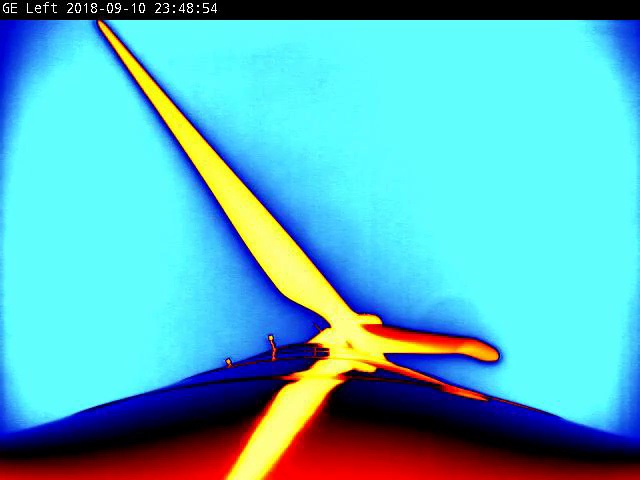
#> input picture frames/clear_background/bats/close/bat_112309/frame55.jpg, 640 x 480 px, found by its file name
$ python edge_detection.py
#> lines starting #> are read from the running program, lines starting #| are printed output that depends on the picture; after the words box and inside, x2 and y2 are one past the last pixel; in counts of white or black regions, pixels touching at a corner belong together
# Import useful libraries
import cv2
import numpy as np
import matplotlib.pyplot as plt

cv2.destroyAllWindows()

img1 = cv2.imread('/Users/icunitz/Desktop/bat_detection/frames/clear_background/bats/close/2016-07-30_014634/frame55.jpg')
#> img1 is the input picture: shape (480, 640, 3); mean B, G, R 191.3, 179.6, 88.3
img1_gray = cv2.cvtColor(img1, cv2.COLOR_BGR2GRAY)
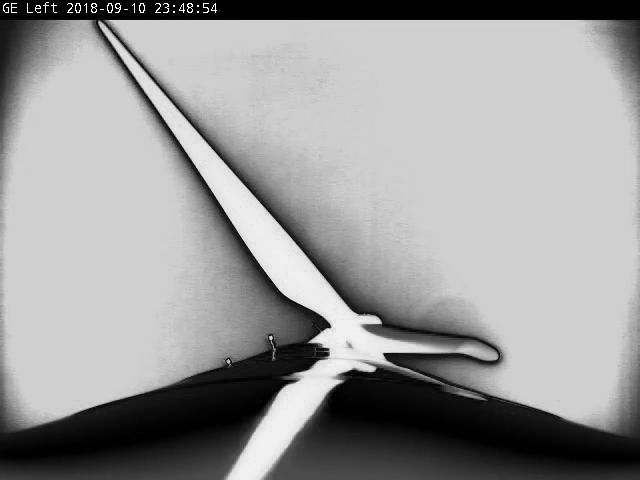
#> img1_gray: shape (480, 640); min 0, max 255, mean 153.8
ret, thresh = cv2.threshold(img1_gray, 90, 255, cv2.THRESH_BINARY_INV)
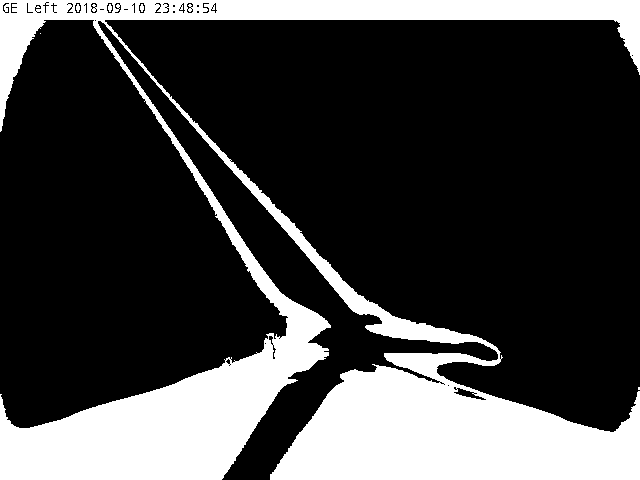
#> thresh: shape (480, 640); 25.4% white; 6 white regions (2 under 20 px)
contours, hierarchy = cv2.findContours(thresh, cv2.RETR_TREE, cv2.CHAIN_APPROX_SIMPLE)
#> contours = 71 contours, 43 with area under 20; largest, box (x1, y1, x2, y2) and area: (0, 0, 640, 480) 75950, (453, 387, 487, 401) 165, (138, 2, 146, 14) 65, (106, 2, 114, 14) 65, (74, 2, 82, 14) 65

# Set up variables for click event 1
drawLine1 = False
points_ = []

# Define mouse callback function (click event 1)
def click_event1(event, x, y, flags, param):
        global points_, drawLine1
        if event == cv2.EVENT_LBUTTONDOWN:
                drawLine1 = True
                points_.append((x, y))
        if event == cv2.EVENT_LBUTTONUP:
                if drawLine1:
                        drawLine1 = False
                        points_.append((x, y))

# Define FFT function
def takedft(img_name):
        dft = cv2.dft(np.float32(img_name), flags = cv2.DFT_COMPLEX_OUTPUT)
        dft_shift = np.fft.fftshift(dft)
        magnitude_spectrum = np.log(cv2.magnitude(dft_shift[:, :, 0], dft_shift[:, :, 1]))
        return dft, dft_shift, magnitude_spectrum

rows, cols = img1_gray.shape
#> rows = 480; cols = 640
crow, ccol = int(rows/2) , int(cols/2)
#> crow = 240; ccol = 320
thresh_contours = cv2.drawContours(thresh, contours, -1, (0, 0, 255), 3)
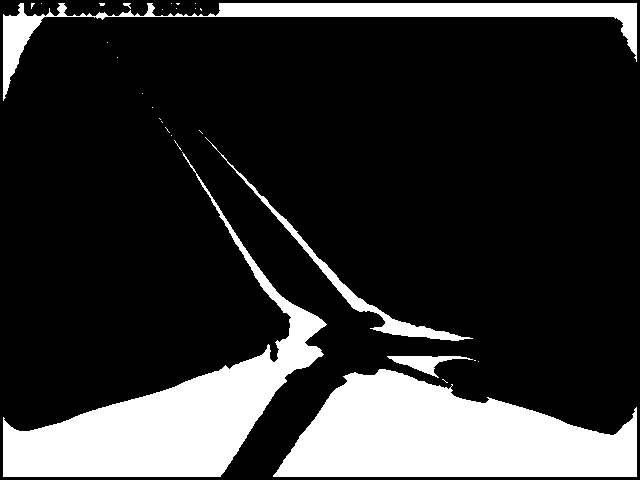
#> thresh_contours: shape (480, 640); 19.8% white; 29 white regions (23 under 20 px), largest, box (x1, y1, x2, y2) and area: (273, 369, 637, 477) 25950, (3, 152, 327, 477) 23168, (3, 3, 637, 101) 8521, (205, 137, 473, 341) 2277, (387, 356, 473, 378) 686, (123, 3, 131, 9) 25

img1_gray_takedft = takedft(img1_gray)
#> in takedft, `magnitude_spectrum = np.log(cv2.magnitude(dft_shift[:, :, 0], dft_shif..`:
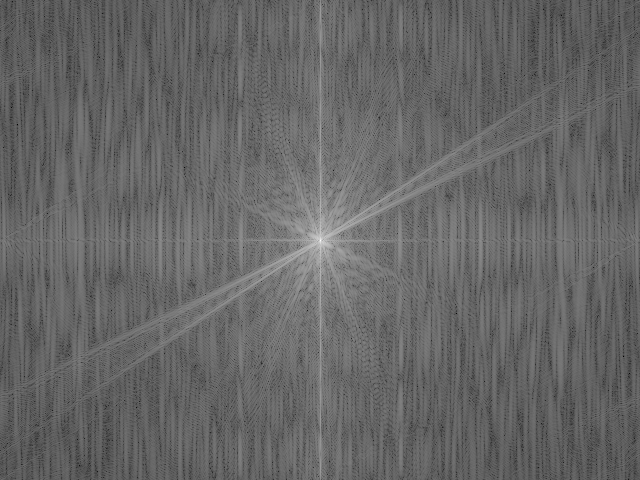
#> magnitude_spectrum: shape (480, 640) float32; min 1.82, max 17.67, mean 8.2; drawn with min black and max white
magnitude_spectrum = img1_gray_takedft[2]
shift = img1_gray_takedft[1]

cv2.imshow('Grayscale Image', img1_gray)

cv2.namedWindow('magnitude_spectrum')
cv2.setMouseCallback('magnitude_spectrum', click_event1)
cv2.imshow('magnitude_spectrum', magnitude_spectrum)
cv2.waitKey(0) & 0xFF

print(points_)

cv2.imshow('Thresholded Image', thresh)
# cv2.imshow('thresh_contours', thresh_contours)

for contour in contours:
    img1_contours = cv2.drawContours(img1, contour, -1, (0, 0, 255), 3)

    cv2.imshow('img1_contours', img1_contours)

    peri = cv2.arcLength(contour, True)

    approx = cv2.approxPolyDP(contour, 0.04 * peri, True)

    print (len(approx))

    cv2.waitKey(20) & 0xFF
#> this loop made 71 passes
#> peri on passes 3, 4, 6, 9, 12, 16, 20, 21, 22, 23, 25, 26: 5934.2, 9.66, 12.49, 12.49, 16.73, 26.73, 9.66, 9.66, 9.66, 13.07, 24.14, 11.66
#> (peri, approx) on passes 1, 2, 5, 7, 8, 10: (6, [[638, 387], [638, 389], [639, 389], [639, 387]]), (0, [[40, 33]]), (83.94, [[453, 392], [459, 387], [486, 399]]), (5.66, [[447, 385], [448, 384], [449, 385], [448, 386]]), (5.66, [[443, 384], [444, 383], [445, 384], [444, 385]]), (5.66, [[228, 365], [229, 364], [230, 365], [229, 366]])
#| 4
#| 1
#| 10
#| 6
#| 3
#| 5
#| 4
#| 4
#> (further printed lines are left out)
#> pass 3, `img1_contours = cv2.drawContours(img1, contour, -1, (0, 0, 255), 3)`:
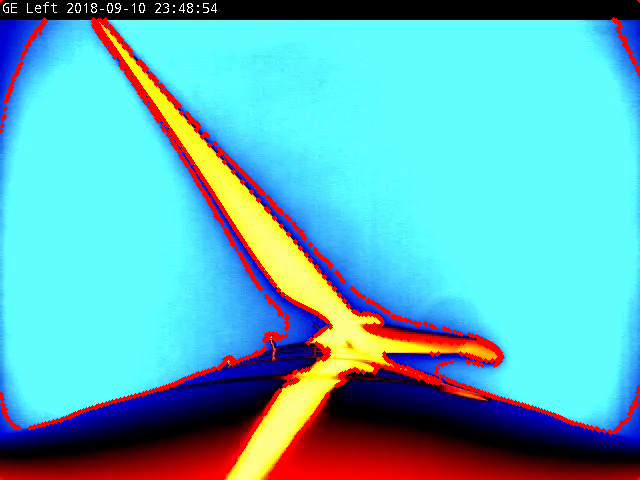
#> img1_contours: shape (480, 640, 3); mean B, G, R 185.7, 176.7, 95
#> after the loop:
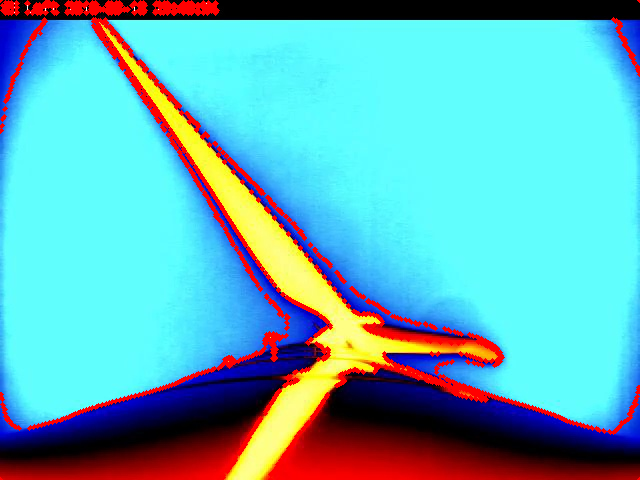
#> img1: shape (480, 640, 3); 4.79% of pixels changed, all inside (x1, y1, x2, y2) = (0, 0, 640, 480)

mask = np.zeros((rows, cols, 2), np.uint8)

# Low pass filter mask
r = 70
center = [crow, ccol]
#> center = [240, 320]
x, y = np.ogrid[:rows, :cols]
#> x = 480 values from 0 to 479
mask_area = (x - center[0]) ** 2 + (y - center[1]) ** 2 <= r*r
mask[mask_area] = 1

fshift = shift * mask
filtered_magnitude_spectrum = np.log(cv2.magnitude(fshift[:, :, 0], fshift[:, :, 1]))
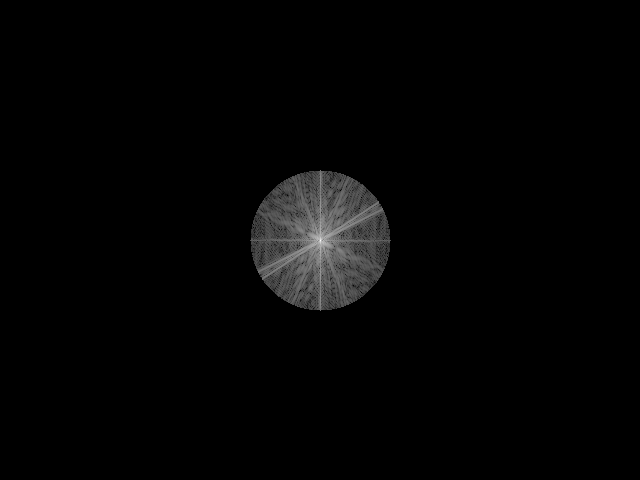
#> filtered_magnitude_spectrum: shape (480, 640) float32; 95% of the values are NaN or infinite; the others: min 6.05, max 17.67, mean 9.96; drawn with min black, max white, NaN and infinite black

f_ishift = np.fft.ifftshift(fshift)
img1_back = cv2.idft(f_ishift)
img1_back = cv2.magnitude(img1_back[:, :, 0], img1_back[:, :, 1])

plt.close()
plt.figure(1)

plt.subplot(1, 3, 1)
plt.imshow(magnitude_spectrum, cmap='gray')
plt.title('magnitude_spectrum')
plt.xticks([])
plt.yticks([])

plt.subplot(1, 3, 2)
plt.imshow(filtered_magnitude_spectrum, cmap='gray')
plt.title('filtered_magnitude_spectrum')
plt.xticks([])
plt.yticks([])

plt.subplot(1, 3, 3)
plt.imshow(img1_back, cmap='gray')
plt.title('img1_back')
plt.xticks([])
plt.yticks([])

plt.show()
